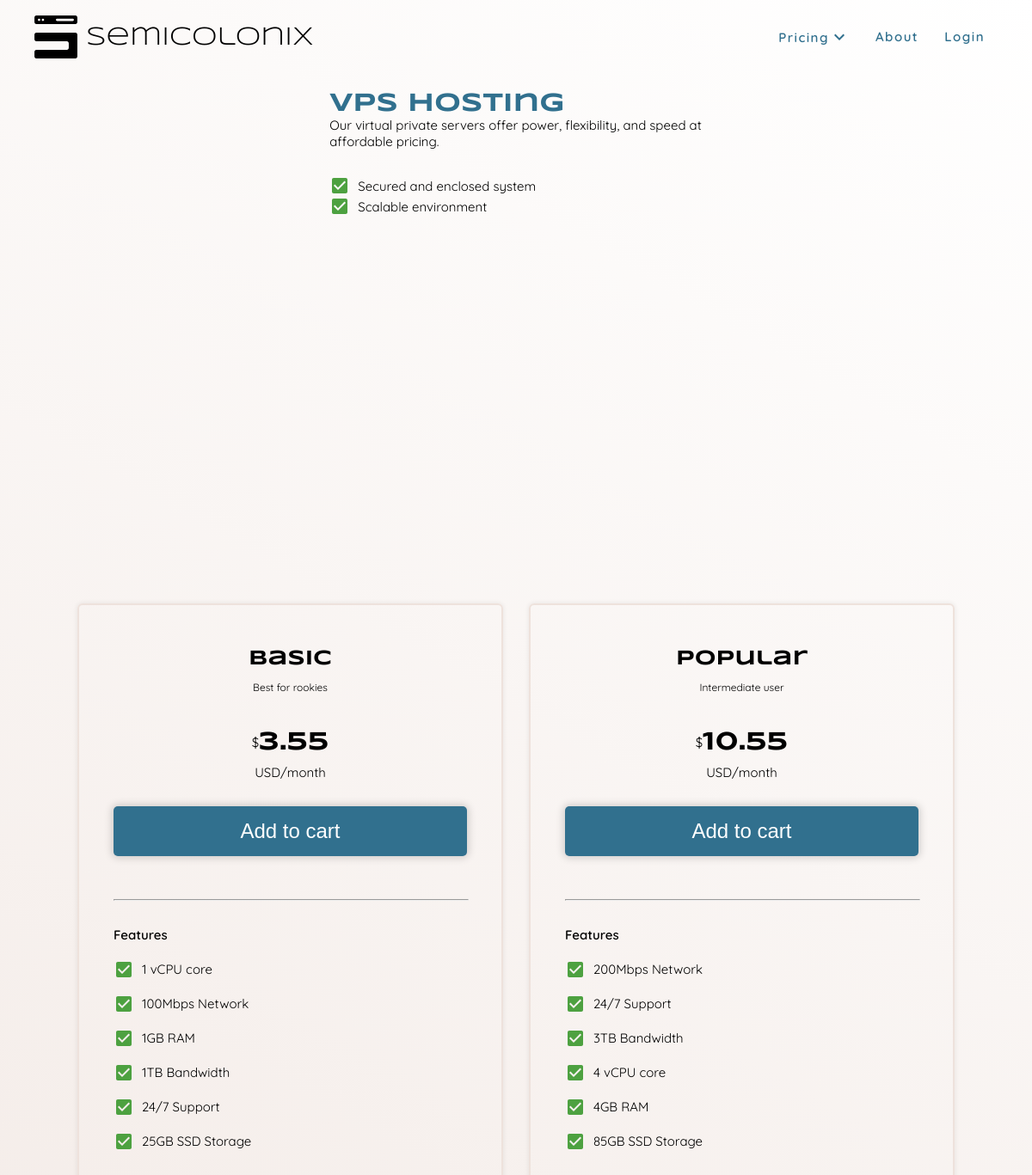
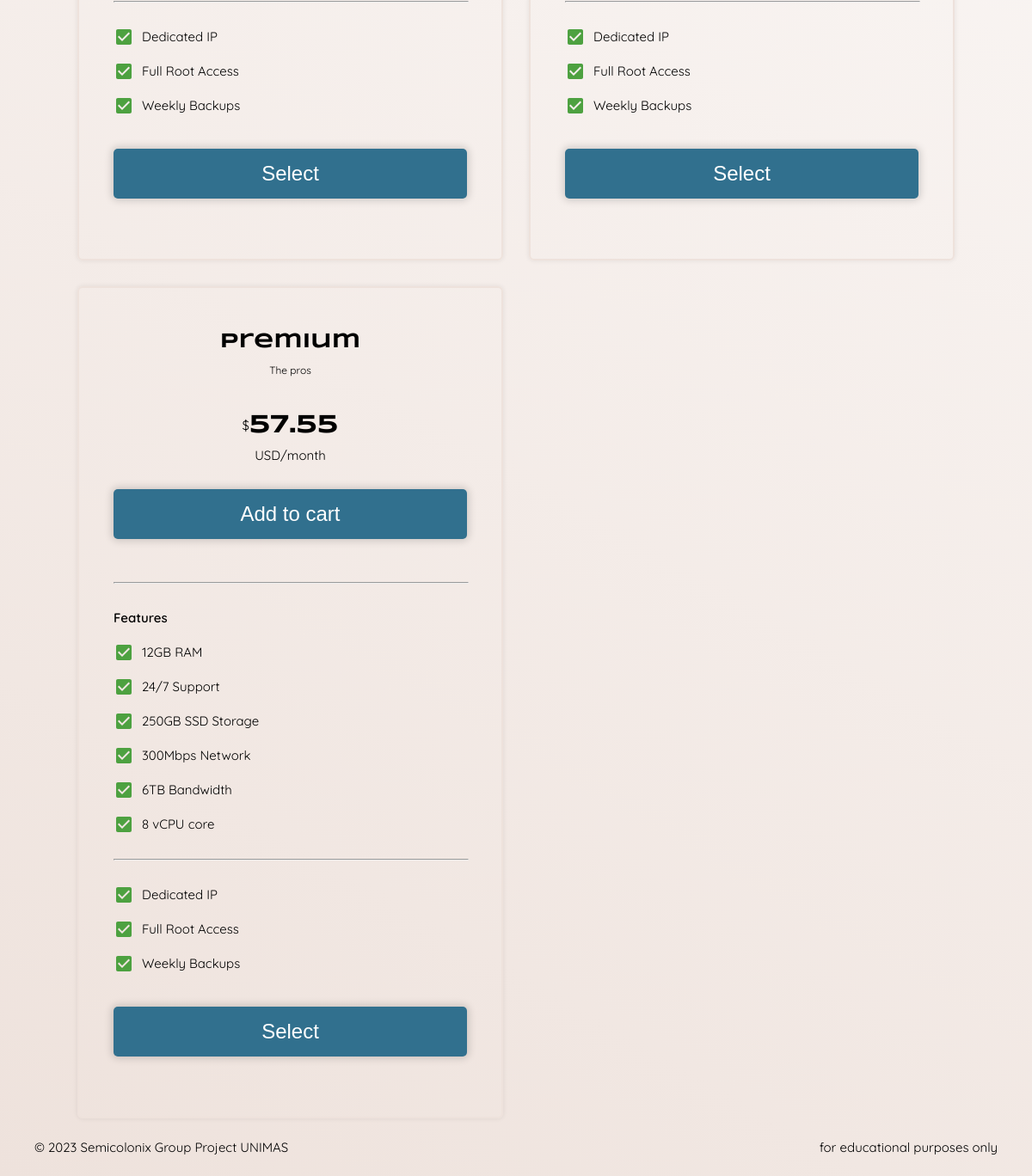
The app's page /pages/vps_hosting_pricing.php with its own data (2 pictures, top to bottom).
### tables this page shows
CREATE TABLE `plan` (
  `plan_id` varchar(255) NOT NULL,
  `prod_id` varchar(255) NOT NULL,
  `plan_name` varchar(256) NOT NULL,
  `plan_desc` varchar(256) NOT NULL,
  `plan_price` float(5,2) NOT NULL,
  `plan_status` enum('ACTIVE','INACTIVE') NOT NULL
);

### handlers/get_all_plan.php (called while the page is built, shortened)
<?php
function getAllPlan(?String $planType = null)
{
    require($_SERVER['DOCUMENT_ROOT'] . "/config/conn.php");
    $allPlan = array();
    try {
        if ($planType == null) {
            $query = "SELECT * FROM plan ORDER BY plan_price ASC";
        } else {
            $query = "SELECT * FROM plan
            INNER JOIN product
            ON plan.prod_id = product.prod_id
            WHERE product.prod_name = '" . $planType . "'
            ORDER BY plan.plan_price ASC";
        }
        $result = mysqli_query($conn, $query);
        if ($result && mysqli_num_rows($result) > 0) {
            while ($row = mysqli_fetch_array($result)) {
                $plans = array();
                $plansIncludeFeature = array();
                $plansExcludeFeature = array();
                $plans['plan_id'] = $row['plan_id'];
                $plans['prod_id'] = $row['prod_id'];
                $plans['plan_name'] = $row['plan_name'];
                $plans['plan_desc'] = $row['plan_desc'];
                $plans['plan_price'] = $row['plan_price'];
                $plans['plan_status'] = $row['plan_status'];
                $query2 = "SELECT * FROM plandetail WHERE plan_id ='" . $row['plan_id'] . "' ORDER BY feature ASC";
                $result2 = mysqli_query($conn, $query2);
                if ($result2 && mysqli_num_rows($result2) > 0) {
                    while ($row2 = mysqli_fetch_array($result2)) {
                        if ($row2['status']) {
                            $plansIncludeFeature[] = $row2['feature'];
                        } else {
                            $plansExcludeFeature[] = $row2['feature'];
                        }
                    }
                    $plans['include_feature'] = $plansIncludeFeature;
                    $plans['exclude_feature'] = $plansExcludeFeature;
                } else {
                    throw new Exception("Error: Plan [" . $row['plan_id'] . "] detail not found");
                }
                $allPlan[] = $plans;
            }
            return json_encode($allPlan, true);
        } else {
            throw new Exception("Error: 0 plan found");
        }
    } catch (Exception $e) {
        mysqli_close($conn);
        return json_encode(['error' => $e->getMessage()], true);
    }
}

### pages/vps_hosting_pricing.php (the view, shortened to what this page needs)
<!DOCTYPE html>
<html lang="en">
<head>
    <link rel="stylesheet" href="/css/main.css">
    <link rel="stylesheet" href="/css/pricing.css">
</head>
<body>
    <?php
    require_once($_SERVER['DOCUMENT_ROOT'] . "/includes/nav.php");
    ?>
    <div class="main-pricing-container">
        <div class="title flex-row middle around">
            <div class="title-content">
                <h1 class="c1 text-title">VPS Hosting</h1>
                <p class="black text-normal font-w-400">Our virtual private servers offer power, flexibility, and speed at affordable pricing.</p>
                <div class="black text-normal" style="margin-top:30px;">
                    <p class="list"><span class='icon-tick'></span> Secured and enclosed system</p>
                    <p class="list"><span class='icon-tick'></span> Scalable environment</p>
                </div>
            </div>
            <iframe id="image-cover" src="/assets/image/vps-hosting-server-icon.svg" title="cover"></iframe>
        </div>
        <div class="pricing-layout font-second">
            <?php
            require_once($_SERVER['DOCUMENT_ROOT'] . "/handlers/get_all_plan.php");
            $allPlans = json_decode(getAllPlan("VPS"), true);
            foreach ($allPlans as $plan) {
                echo "<div class='pricing-card'>";
                echo "<div class='flex-grow-1'>";
                echo "<h1 class='font-primary text-h1'>" . $plan['plan_name'] . "</h1>";
                echo "<span class='text-small'>" . $plan['plan_desc'] . "</span>";
                echo "<div class='flex-row middle center' style='margin-top:30px;'>";
                echo "<span class='text-normal'>$</span>";
                echo "<h1 class='text-title font-w-600'>" . $plan['plan_price'] . "</h1>";
                echo "</div>";
                echo "<span>USD/month</span>";
                echo "<button class='text-h1' type='submit' id='addToCartBtn' data-plan-id='" . $plan['plan_id'] . "'>Add to cart</button>";
                echo "<hr style='width: 100%; margin: 20px 0;'>";
                echo "<div class='pricing-feature-line'>";
                echo "<p class='font-w-600'>Features</p>";
                echo "</div>";
                $counter = 0;
                foreach ($plan['include_feature'] as $feature) {
                    $counter++;
                    echo "<div class='pricing-feature-line'>";
                    echo "<span class='icon-tick'></span>";
                    echo "<p>" . $feature . "</p>";
                    echo "</div>";
                    if ($counter % 6 == 0) {
                        echo "<hr style='width: 100%; margin: 20px 0;'>";
                    }
                }
                echo "</div>";
                echo "<button class='text-h1' type='submit' id='addToCartBtn' data-plan-id='" . $plan['plan_id'] . "'>Select</button>";
                echo "</div>";
            }
            ?>
        </div>
    </div>
    <?php
    require_once($_SERVER['DOCUMENT_ROOT'] . "/includes/footer.php");
    ?>
</body>
</html>

### css/main.css (style rules this page uses)
:root { --color-black: #000000; --color-white: #ffffff; --color-green: #008000; --color-red: #ff0000; --color-orange: #ff6f00; --color-c1: #31708e; --color-c2: #88bdbc; --color-c3: #eee2dc; --color-c4: #b1a296; --rgb-black: 0, 0, 0; --rgb-white: 255, 255, 255; --rgb-red: 255, 0, 0; --rgb-orange: 255, 111, 0; --rgb-c1: 49, 112, 142; --rgb-c2: 136, 189, 188; --rgb-c3: 238, 226, 220; --rgb-c4: 177, 162, 150; --font-primary: "Syncopate", sans-serif; --font-second: "Quicksand", sans-serif; --font-size-title: 30px; --font-size-h1: 24px; --font-size-normal: 15px; --font-size-small: 12px; font-family: var(--font-primary); }
html, body { height: 100%; width: 100%; background-image: linear-gradient(210deg, var(--color-white), var(--color-c3)); background-repeat: no-repeat; background-attachment: fixed; scroll-behavior: smooth; }
body { display: flex; flex-direction: column; }
h1 { font-size: var(--font-size-h1); }
h1, h2, h3, h4, h5, strong { margin: 0; font-weight: 600; font-family: var(--font-primary); }
a, p, body, html, div, iframe, img { margin: 0; border: 0; font-size: var(--font-size-normal); text-decoration: none; }
span { margin: 0; border: 0; font-size: inherit; }
a, div, p { display: block; font-family: var(--font-second); }
.font-primary { font-family: var(--font-primary); }
.font-second { font-family: var(--font-second); }
.font-w-400 { font-weight: 400; }
.font-w-600 { font-weight: 600; }
.black { --color-current: var(--color-black); color: var(--color-current); }
.c1 { --color-current: var(--color-c1); color: var(--color-current); }
.text-title { font-size: var(--font-size-title); }
.text-h1 { font-size: var(--font-size-h1); }
.text-normal { font-size: var(--font-size-normal); }
.text-small { font-size: var(--font-size-small); }
.flex-grow-1 { flex-grow: 1; }
.flex-row { display: flex; flex-direction: row; flex-wrap: wrap; }
.around { justify-content: space-around; }
.center { display: flex; justify-content: center; }
.middle { display: flex; align-items: center; }
.title { display: flex; flex-direction: row; width: 85%; align-items: center; justify-content: around; align-self: center; }
.title-content { width: 50%; }
.list { display: flex; flex-direction: row; align-items: center; width: fit-content; }
#image-cover { height: 450px; width: 450px; }

### css/pricing.css (style rules this page uses)
.main-pricing-container { display: flex; flex-direction: column; flex-grow: 1; padding: 105px 0 0 0; width: 85%; max-width: 85%; box-sizing: border-box; align-self: center; }
.pricing-layout { display: grid; grid-template-columns: repeat(auto-fill, minmax(400px, 1fr)); gap: 30px; text-align: center; width: 100%; max-width: 100%; }
.pricing-card { display: flex; flex-direction: column; padding: 40px; border-radius: 6px; border: 2px solid var(--color-c3); box-shadow: 0 0 5px 1px rgba(var(--rgb-black), 0.06); transition: all 0.6s ease; }
.pricing-card h1 { margin: 10px 0; }
.pricing-feature-line { display: flex; flex-direction: row; width: 100%; line-height: 40px; justify-content: flex-start; }
.pricing-card button[type="submit"] { width: 100%; padding: 15px 0; margin: 30px 0; border-radius: 5px; border: 0; text-align: center; background-color: var(--color-c1); color: var(--color-white); box-shadow: 0 0 10px 2px #0000002a; }

### records on screen
plan: plan_name "Basic", plan_desc "Best for rookies", plan_price "3.55", feature "1 vCPU core", feature "100Mbps Network", feature "1GB RAM", feature "1TB Bandwidth", feature "24/7 Support", feature "25GB SSD Storage", feature "Dedicated IP", feature "Full Root Access", feature "Weekly Backups"
plan: plan_name "Popular", plan_desc "Intermediate user", plan_price "10.55", feature "200Mbps Network", feature "24/7 Support", feature "3TB Bandwidth", feature "4 vCPU core", feature "4GB RAM", feature "85GB SSD Storage", feature "Dedicated IP", feature "Full Root Access", feature "Weekly Backups"
plan: plan_name "Premium", plan_desc "The pros", plan_price "57.55", feature "12GB RAM", feature "24/7 Support", feature "250GB SSD Storage", feature "300Mbps Network", feature "6TB Bandwidth", feature "8 vCPU core", feature "Dedicated IP", feature "Full Root Access", feature "Weekly Backups"
